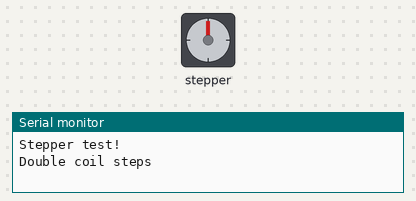
A sketch run on a simulated Arduino Uno, built with avr-gcc and run on an emulated ATmega328P. Shown: stepper motor, the last lines printed to the serial monitor. Stepper angles assume 4096 steps per turn.

Above: at 0.15 s.
At 10.07 s:
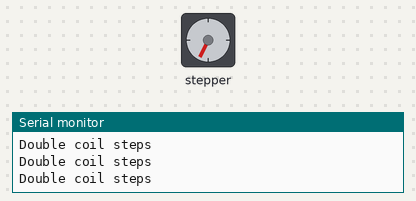
At 20.0 s:
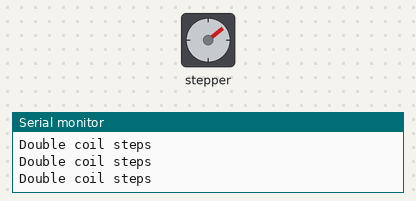
At 39.85 s:
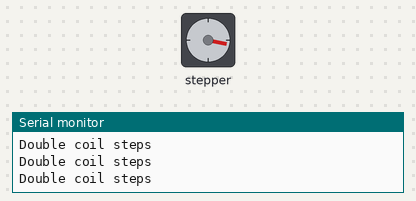
Timing chart, 0 to 40.0 s (numbered marks = the images above):
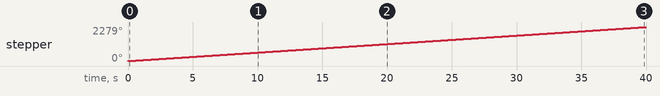

The sketch:

paddle.ino
```cpp
#include <AFMotor.h>

AF_Stepper left(4096, 1);
AF_Stepper right(4096, 2);

void setup() {
  Serial.begin(9600);
  Serial.println("Stepper test!");

  left.setSpeed(10);
}

void loop() {
  Serial.println("Double coil steps");
  left.step(100, FORWARD, DOUBLE);
}
```

Measured:
- by itself, stepper: keeps turning clockwise at about 57°/s
